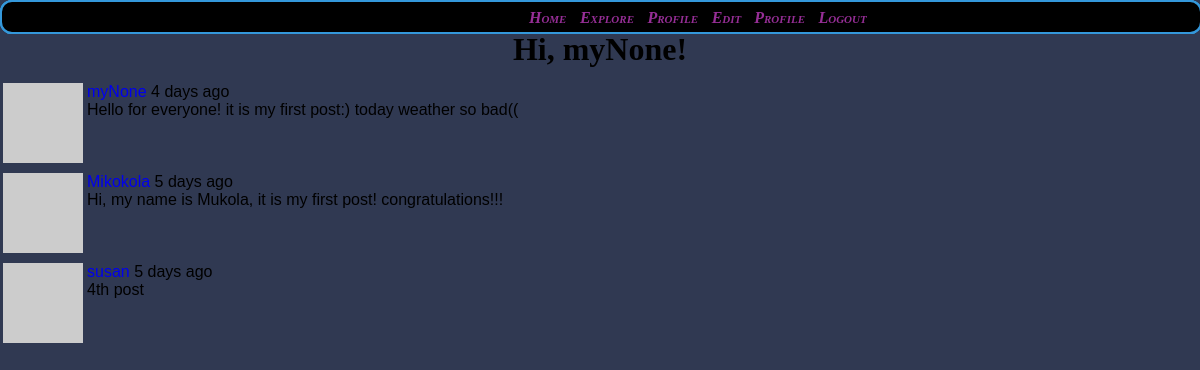
Page /explore (signed in) on the committed database.
### app/models.py (models this page shows, shortened)
class User(UserMixin, db.Model):
    id = db.Column(db.Integer, primary_key=True)
    username = db.Column(db.String(64), index=True, unique=True)
    email = db.Column(db.String(120), index=True, unique=True)
    password_hash = db.Column(db.String(128))
    posts = db.relationship('Post', backref='author', lazy='dynamic')
    about_me = db.Column(db.String(150))
    last_seen = db.Column(db.DateTime, default=datetime.utcnow)
    def avatar(self, size):
        digest = md5(self.email.lower().encode('utf-8')).hexdigest()
        return 'https://www.gravatar.com/avatar/{}?d=identicon&s={}'.format(
            digest, size)
    followed = db.relationship(
        'User', secondary=followers,
        primaryjoin=(followers.c.follower_id == id),
        secondaryjoin=(followers.c.followed_id == id),
        backref=db.backref('followers', lazy='dynamic'), lazy='dynamic')

class Post(db.Model):
    id = db.Column(db.Integer, primary_key=True)
    body = db.Column(db.String(140))
    timestamp = db.Column(db.DateTime, index=True, default=datetime.utcnow)
    user_id = db.Column(db.Integer, db.ForeignKey('user.id'))

### app/routes.py (the view)
@app.route('/explore')
@login_required
def explore():
    print()
    print()
    page = request.args.get('page', 1, type=int)
    posts = Post.query.order_by(Post.timestamp.desc()).paginate(
        page, app.config['POSTS_PER_PAGE'], False)
    next_url = url_for('explore', page=posts.next_num)     if posts.has_next else None # next_num is num for next page  has_next is metod what check if have next page after that
    prev_url = url_for('explore', page=posts.prev_num)     if posts.has_prev else None # prev_num is num for next page  has_prev is metod what check if have prev page prev that
    return render_template('index.html', posts=posts.items, next_url = next_url, prev_url = prev_url, title='Explore')

### app/models.py (called while the page is built)
@login.user_loader
def load_user(id):
    return User.query.get(int(id))

### app/routes.py (called while the page is built)
@app.before_request
def before_request():
    if current_user.is_authenticated:
        current_user.last_seen = datetime.utcnow()
        db.session.commit()
    g.locale = str(get_locale())

### app/templates/index.html (shortened to what this page needs)
<!DOCTYPE html>
<html lang="en">
<head>
    <link rel="stylesheet" href="/static/css/general.css" type="text/css">
    <link rel="stylesheet" href="/static/css/body.css" type="text/css">
    <link rel="stylesheet" href="/static/css/index.css" type="text/css">
{% block head %}{% endblock %}
</head>
<body>
<div class="content", id="footer">
    <a href="{{ url_for('index') }}">Home</a>
    <a href="{{ url_for('explore') }}">Explore</a>
    {% if current_user.is_anonymous %}
    <a href="{{ url_for('login') }}">Login</a>
    {% else %}
    <a href="{{ url_for('user', username=current_user.username) }}">Profile</a>
    <a href="{{ url_for('edit_profile')}}">Edit Profile</a>
    <a href="{{ url_for('logout') }}">Logout</a>
    {% endif %}
</div>
{% block content %}
    <h1>Hi, {{ current_user.username }}!</h1>
    {% for post in posts %}
        {% include '_post.html' %}
    {% endfor %}
    {% endblock %}
</body>
</html>

### app/templates/_post.html
{% extends "user.html" %}
{% block head %}<link rel="stylesheet" href="/static/css/user.css" type="text/css">{% endblock %}
{% block content %}
<table>
    <tr valign="top">
        <td><img src="{{ post.author.avatar(36) }}"></td>
        <td>
            <a href="{{ url_for('user', username=post.author.username) }}">
                {{ post.author.username }}
            </a>
            {{ moment(post.timestamp).fromNow() }}
            <br>{{ post.body }}
        </td>
    </tr>
</table>
{% endblock %}

### app/static/css/general.css (style rules this page uses)
.content { background: black; border:0; border-radius: 12px; width:99.8%; height:30px; border: 2px solid #3498db; position: fixed; top: 0; word-spacing: 9px; transition: 0.7s; }
.content a { color: rgb(150, 46, 150); border: 0; position: relative; left: 44%; font: italic small-caps bold 16px/2 cursive; text-decoration: none; }
a { text-decoration: none; }

### app/static/css/body.css (style rules this page uses)
body { background-color: #303952; margin: 0; padding: 0; font-family: sans-serif; height: 100%; }
h1 { text-align: center; color: black; font-family: veranda; position: relative; top: 10px; }

### rows in the picture
User: username "myNone"
Post: author.username "myNone", timestamp "4 days ago", body "Hello for everyone! it is my first post:) today weather so bad(("
Post: author.username "Mikokola", timestamp "5 days ago", body "Hi, my name is Mukola, it is my first post! congratulations!!!"
Post: author.username "susan", timestamp "5 days ago", body "4th post"
